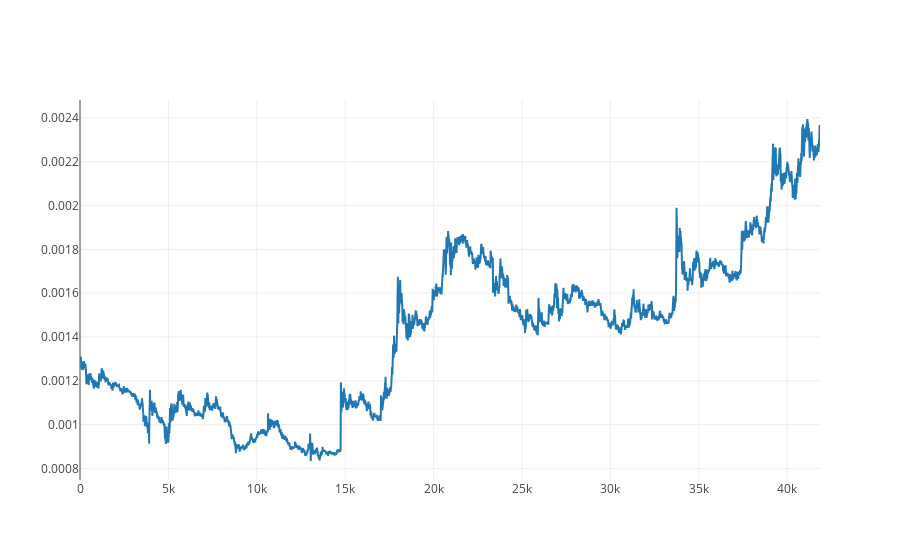

Notebook source saved alongside this figure:
### Code cell
def plplot(d):
    data = []
    for l in d:
        data += [
            go.Scatter(
                x=list(range(0, len(l))), # assign x as the dataframe column 'x'
                y=l
            )
        ]
    py.iplot({'data': data})
plplot([coin['Open']])

### Figure 1 — Plotly figure (JSON) as saved in the notebook; plotly's stock layout.template omitted (floating-point values rounded to 4 significant figures; data arrays with more than 128 entries replaced by an {"elided": "..."} marker saying what was removed)
{"data": [{"type": "scatter", "uid": "1ece8eae-8c5f-11e8-920a-acde48001122", "x": {"elided": "41849 int values"}, "y": {"elided": "41849 float values"}}], "layout": {}}
